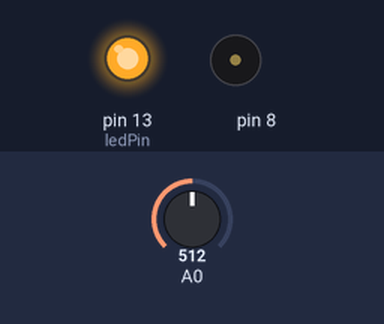
Bench run of a sketch on a simulated Arduino Uno, built with avr-gcc and run on an emulated ATmega328P. On the bench: output pins drawn as LEDs (lit = HIGH), buzzer (waves = sounding). Inputs (shaded band) come from the test bench; at power-on: A0 = 512.

Above: at 0.1 s.
At 5.1 s:
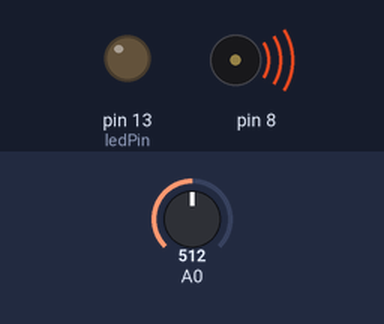
Timing chart, 0 to 6.6 s (numbered marks = the images above):
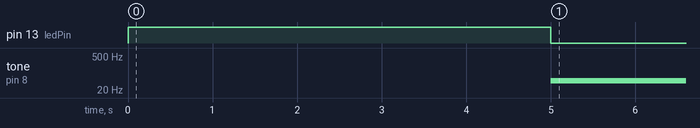

The sketch:

06-light-theremin.ino
```cpp
/*
Project 06: Light Theremin

create a musical instrument you play by waving your hands.
*/

// create variables for calibrating sensor
int sensorValue;
// ensure value is changed
int sensorLow = 1023;
int sensorHigh = 0;

// indicator for when sensor is done calibrating
const int ledPin = 13;

void setup() {
  // setup calibration indicator
  pinMode(ledPin, OUTPUT);
  digitalWrite(ledPin, HIGH);

  // calibrate sensor
  while(millis() < 5000) {              // run time since powered on < 5s
    sensorValue = analogRead(A0);
    if(sensorValue > sensorHigh) {
      sensorHigh = sensorValue;
    }
    if(sensorValue < sensorLow) {
      sensorLow = sensorValue;
    }
  }
  digitalWrite(ledPin, LOW);            // calibration finished
}

void loop() {
  sensorValue = analogRead(A0);

  /*
  pitch: determines what frequency to play
      - mapped from sensorValue
      - calibrated sensor low correlates to a frequency value of 50
      - calibrated sensor high correlates to a frequency value of 4000
  */
  int pitch = map(sensorValue, sensorLow, sensorHigh, 50, 1000);

  tone(8, pitch, 20);                  // play sound for 20ms
  delay(10);
}
```

Measured:
- by itself, tone on pin 8: silent → 49 Hz at 5.0 s
